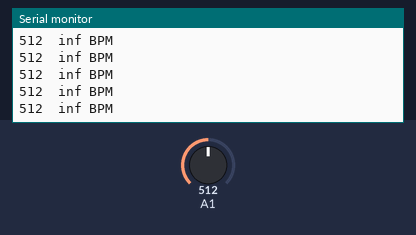
Simulated run of this sketch. Board: Arduino Uno, built with avr-gcc and run on an emulated ATmega328P. Shown: the last lines printed to the serial monitor. The test bench sets the inputs (shaded band); at power-on: A1 = 512.

Above: at 2.7 s.
2.8 s: A1 set to 989
At 2.81 s:
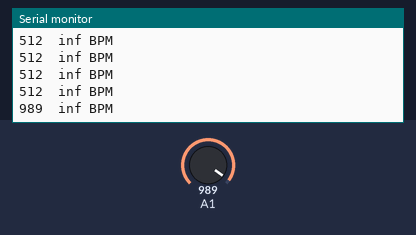
4.3 s: A1 set to 1017
At 4.34 s:
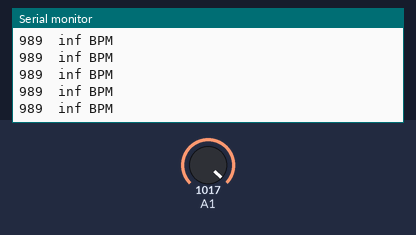
5.8 s: A1 set to 11
At 5.83 s:
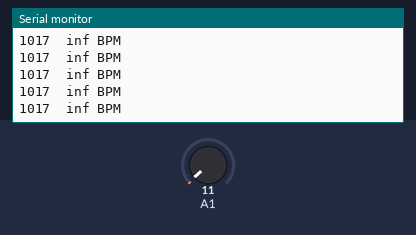
7.3 s: A1 set to 8
At 7.34 s:
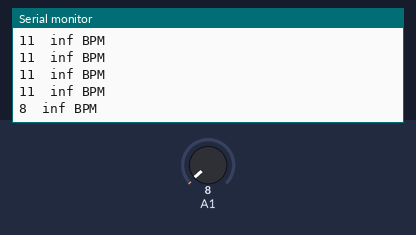
10.3 s: A1 set to 95
At 10.3 s:
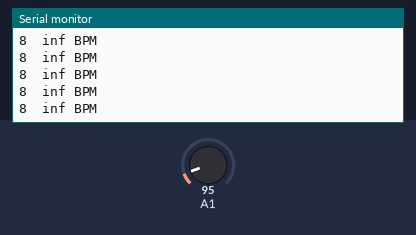
11.8 s: A1 set to 110
At 11.81 s:
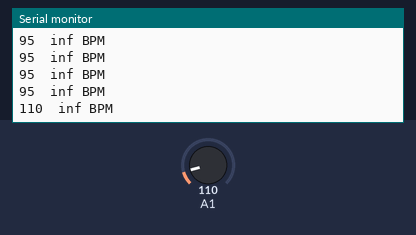
Timing chart, 0 to 14.3 s (numbered marks = the images above; inputs shaded):
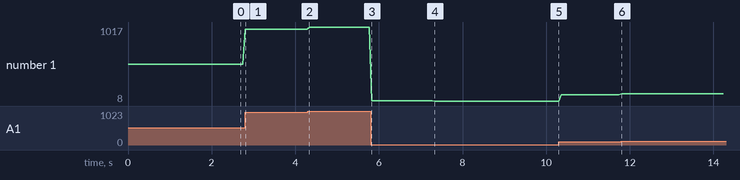

Measured:
- after the input at 2.8 s, the serial monitor: prints a new line at once (image 1)
- after the input at 7.3 s, the serial monitor: prints a new line at once (image 4)
- after the input at 11.8 s, the serial monitor: prints a new line at once (image 6)
- plotted number 1: 512 → 989 after the input at 2.8 s, 989 → 1017 after the input at 4.3 s, 1017 → 11 after the input at 5.8 s, 11 → 8 after the input at 7.3 s, 8 → 95 after the input at 10.3 s

The sketch:

heart_wave.ino
```cpp
    int UpperThreshold = 650;
    int LowerThreshold = 400;
    int analogvalue = 0;
    float BPM = 0.0;
    bool Ignoreanalogvalue = false;
    bool FirstPulseDetected = false;
    unsigned long FirstPulseTime = 0;
    unsigned long SecondPulseTime = 0;
    unsigned long PulseInterval = 0;
    int max_analiog_value=0;

    void setup(){
      Serial.begin(9600);
    }

    void loop(){

      analogvalue = analogRead(1);
      // Heart beat higher peak detected.
      if(analogvalue > UpperThreshold && Ignoreanalogvalue == false){
        if(FirstPulseDetected == false){
          FirstPulseTime = millis();
          FirstPulseDetected = true;
        }
        else{
          SecondPulseTime = millis();
          PulseInterval = SecondPulseTime - FirstPulseTime;
          FirstPulseTime = SecondPulseTime;
        }
        Ignoreanalogvalue = true;
      }

      // Heart beat lower peak detected.
      if(analogvalue < LowerThreshold){
        Ignoreanalogvalue = false;
      }

      BPM = (1.0/PulseInterval) * 60.0 * 1000;// calculating the bpm

      Serial.print(analogvalue);
      Serial.print("\t");
      Serial.print(BPM);
      Serial.println(" BPM");
      Serial.flush();

      // Please don't use delay() - this is just for testing purposes.
      delay(50);
    }
```
